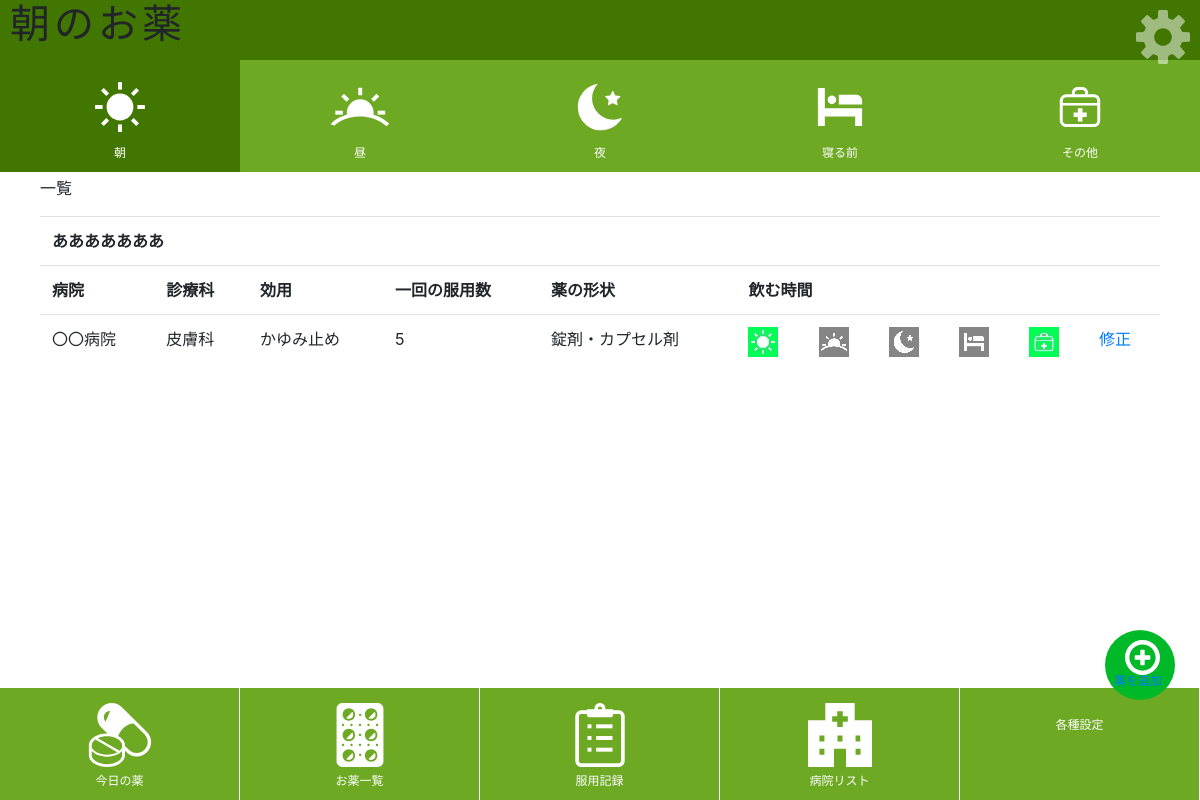
The app's page /medicine/morning with its own data.
### medicine/models.py (models this page shows, shortened)
class MedicineModel(models.Model):
    medicinename = models.CharField(verbose_name="名前",max_length=30)
    dosage = models.IntegerField(verbose_name="一回の服用量",default=0,)
    shape = models.CharField(verbose_name="形状",max_length=30)
    timemorning = models.BooleanField(verbose_name="朝",default=False)
    timenoon = models.BooleanField(verbose_name="昼",default=False)
    timenight = models.BooleanField(verbose_name="夜",default=False)
    timesleep = models.BooleanField(verbose_name="寝る前",default=False)
    timeother = models.BooleanField(verbose_name="その他",default=False)
    amount = models.IntegerField(verbose_name="処方量",default=0,)
    hospital = models.CharField(verbose_name="病院",max_length=30)
    department = models.CharField(verbose_name="診療科",max_length=30)
    purpose = models.CharField(verbose_name="効用",max_length=30)
    recorddate = models.DateField(verbose_name="作成日時",default=timezone.now)
    lastday = models.DateField(verbose_name="最終処方日")
    memo = models.CharField(verbose_name="メモ",max_length=500)

### medicine/views.py (the view)
# urls.py: path('morning', views.morning, name='morning'),
def morning(request):
    datam = MedicineModel.objects.filter(timemorning=True)
    params = {
        'title':'朝のお薬',
        'message':'一覧',
        'data':datam,
    }
    return render(request,'medicine/morning.html',params)

### medicine/templates/medicine/morning.html (shortened to what this page needs)
{% extends 'medicine/layout.html' %}
{% load static %}
{% block header %}
<div id="sp-fixed-menu-time">
  <ul>
    <li class="click"><a href="{% url 'morning' %}"><img src="{% static 'medicine/img/morning.svg' %}" alt=""><br>朝</a></li>
    <li class="noclick"><a href="{% url 'noon' %}"><img src="{% static 'medicine/img/noon.svg' %}" alt=""><br>昼</a></li>
    <li class="noclick"><a href="{% url 'night' %}"><img src="{% static 'medicine/img/night.svg' %}" alt=""><br>夜</a></li>
    <li class="noclick"><a href="{% url 'sleep' %}"><img src="{% static 'medicine/img/sleep.svg' %}" alt=""><br>寝る前</a></li>
    <li class="noclick"><a href="{% url 'other' %}"><img src="{% static 'medicine/img/others.svg' %}" alt=""><br>その他</a></li>
  </ul>
</div>
{% endblock %}
{% block content %}
<br><br>
<h1 class="">{{title}}</h1>
<br><br>
<p class="">{{message|safe}}</p>
<table class="table">
{% for item in data %}
  <tr><th colspan="11">{{item.medicinename}}</th></tr>
  <tr>
      <th>病院</th>
      <th>診療科</th>
      <th>効用</th>
      <th>一回の服用数</th>
      <th>薬の形状</th>
      <th colspan="7">飲む時間</th>
  </tr>
  <tr>
      <td>{{item.hospital}}</td>
      <td>{{item.department}}</td>
      <td>{{item.purpose}}</td>
      <td>{{item.dosage}}</td>
      <td>{{item.shape}}</td>
      <td>{% if item.timemorning == True %}<div class="icontrue"><img src="{% static 'medicine/img/morning.jpg' %}" class="icontrue" alt=""></div>{% endif %}
            {% if item.timemorning == False %}<div class="iconfalse"><img src="{% static 'medicine/img/morningf.jpg' %}" class="iconfalse" alt=""></div>{% endif %}</td>
        <td>{% if item.timenoon == True %}<div class="icontrue"><img src="{% static 'medicine/img/noon.jpg' %}" class="icontrue" alt=""></div>{% endif %}
            {% if item.timenoon == False %}<div class="iconfalse"><img src="{% static 'medicine/img/noonf.jpg' %}" class="iconfalse" alt=""></div>{% endif %}</td>
        <td>{% if item.timenight == True %}<div class="icontrue"><img src="{% static 'medicine/img/night.jpg' %}" class="icontrue" alt=""></div>{% endif %}
            {% if item.timenight == False %}<div class="iconfalse"><img src="{% static 'medicine/img/nightf.jpg' %}" class="iconfalse" alt=""></div>{% endif %}</td>
        <td>{% if item.timesleep == True %}<div class="icontrue"><img src="{% static 'medicine/img/sleep.jpg' %}" class="icontrue" alt=""></div>{% endif %}
            {% if item.timesleep == False %}<div class="iconfalse"><img src="{% static 'medicine/img/sleepf.jpg' %}" class="iconfalse" alt=""></div>{% endif %}</td>
        <td>{% if item.timeother == True %}<div class="icontrue"><img src="{% static 'medicine/img/other.jpg' %}" class="icontrue" alt=""></div>{% endif %}
            {% if item.timeother == False %}<div class="iconfalse"><img src="{% static 'medicine/img/otherf.jpg' %}" class="iconfalse" alt=""></div>{% endif %}</td>
      <td rowspan="2"><a href="{% url 'edit' item.id %}">修正</a></td>
        </tr>
{% endfor %}
</table>
<br><br><br><br><br><br><br><br><br>
<div class="plus_medi"><a href="{% url 'create' %}"><img src="{% static 'medicine/img/plus.svg' %}" alt=""><br><div class="plus_text">薬を追加</div></a></div>
{% endblock %}

### medicine/static/medicine/css/style.css (style rules this page uses)
#sp-fixed-menu-time { position: fixed; width: 100%; height: 10%; top: 60px; font-size: 0; z-index: 99; }
#sp-fixed-menu-time ul { display: flex; list-style: none; padding:0; margin:0; width:100%; }
#sp-fixed-menu-time li img { max-width: 8vh; min-height: 8%; margin: 5px; }
#sp-fixed-menu-time li { justify-content: center; align-items: center; width: 50%; padding:0; margin:0; font-size: 12px; border-right: none; }
.click { background: rgb(65, 119, 0); }
.noclick { background: rgb(110,169,36); }
#sp-fixed-menu-time li a { color: #fff; text-align: center; display:block; width: 100%; padding:10px; }
.plus_medi { font-size: 12px; color: #ffffff; right: 25px; bottom: 100px; justify-content: center; align-items: center; position: fixed; text-align: center; width:70px; height:70px; background:rgb(0, 185, 40); border-radius:100%; z-index: 9999; padding: 20px; }
.plus_medi img { position: absolute; width: 75px; height: auto; top: -10px; left: 0px; padding: 20px; }
.plus_text { position: absolute; top: 42px; left: 9px; }
body { font-family: 'Catamaran','Noto Sans JP',sans-serif; font-size: 16px; line-height: 1.5; color: #2c2c2c; }
h1 { text-align: left; font-size: 30px; font-weight: 600; letter-spacing: .10em; margin-top: 10px; margin-left: 10px; }

### records on screen
MedicineModel: medicinename "あああああああ", hospital "〇〇病院", department "皮膚科", purpose "かゆみ止め", dosage "5", shape "錠剤・カプセル剤", timemorning True (drawn), timenoon False (drawn), timenight False (drawn), timesleep False (drawn), timeother True (drawn)

### other values on screen
{{ title }} "朝のお薬"
{{ message|safe }} "一覧"
